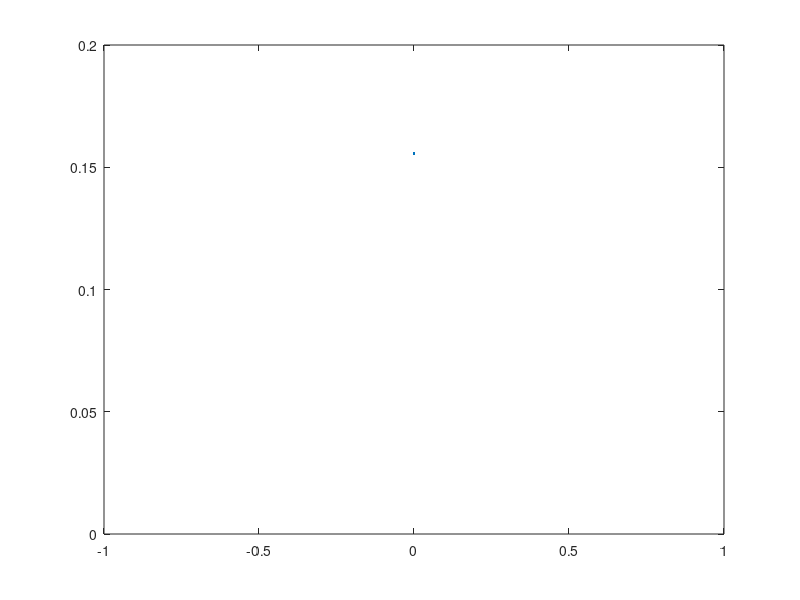

Write the MATLAB code that produced this figure.
n=1;
% figure
leg={};

windowSize = 1;

conv0 = 0.0350/0.1125/2;
conv0LIF = .7/2.8/2;

randState = 0;
filepath = '../data/';
dirlist = dir([filepath 'weight.' sprintf('%03d',randState)  '.*.mat']);

clear conv
conv = conv0;
for f=1:length(dirlist)
    load([filepath dirlist(f).name])
%     figure
%     hist(weight(:,n))
    conv(f+1)=mean(abs(weight(:,n)-(weight(:,n)>.5)));
end

conv = filter(ones(1,windowSize)/windowSize,1,conv);
conv = conv(windowSize:end);
plot(50*([0:length(conv)-1]+windowSize-1),conv,'.-')

leg{end+1} = 'S';
hold on

axis([0 1 0 .2])
axis 'auto x'
